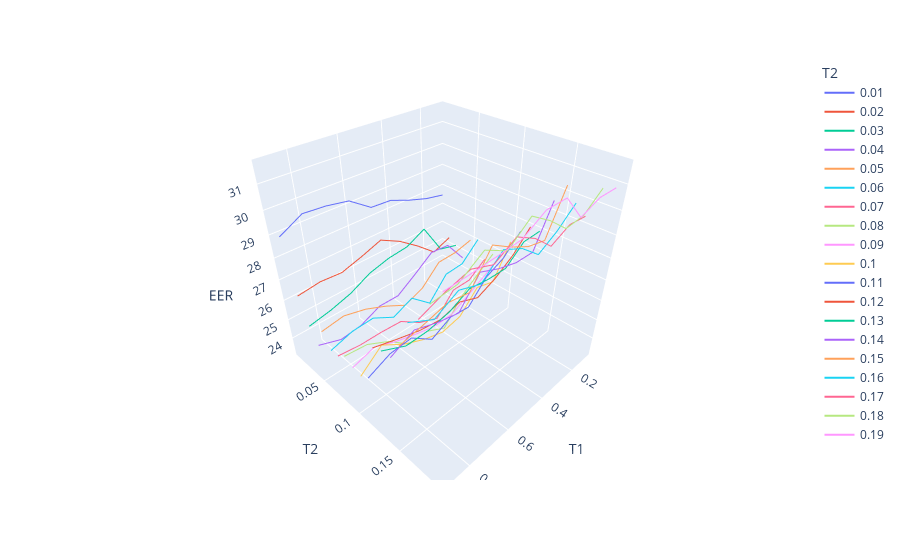

Notebook code cell kept with this figure:
### Code cell
fig = px.line_3d(eer, x='T1', y='T2', z='EER',color='T2')
fig.show()

### Figure 1 — Plotly figure (JSON) as saved in the notebook; plotly's stock layout.template omitted (floating-point values rounded to 4 significant figures)
{"data": [{"hovertemplate": "T2=%{y}<br>T1=%{x}<br>EER=%{z}<extra></extra>", "legendgroup": "0.01", "line": {"color": "#636efa", "dash": "solid"}, "marker": {"symbol": "circle"}, "mode": "lines", "name": "0.01", "scene": "scene", "showlegend": true, "type": "scatter3d", "x": [0.1, 0.2, 0.3, 0.4, 0.5, 0.6, 0.7, 0.8, 0.9], "y": [0.01, 0.01, 0.01, 0.01, 0.01, 0.01, 0.01, 0.01, 0.01], "z": [27.62, 27.81, 28.11, 28.48, 28.54, 29.22, 29.39, 29.46, 28.92]}, {"hovertemplate": "T2=%{y}<br>T1=%{x}<br>EER=%{z}<extra></extra>", "legendgroup": "0.02", "line": {"color": "#EF553B", "dash": "solid"}, "marker": {"symbol": "circle"}, "mode": "lines", "name": "0.02", "scene": "scene", "showlegend": true, "type": "scatter3d", "x": [0.1, 0.2, 0.3, 0.4, 0.5, 0.6, 0.7, 0.8, 0.9], "y": [0.02, 0.02, 0.02, 0.02, 0.02, 0.02, 0.02, 0.02, 0.02], "z": [25.48, 25.12, 25.93, 26.64, 27.16, 26.82, 26.53, 26.6, 26.47]}, {"hovertemplate": "T2=%{y}<br>T1=%{x}<br>EER=%{z}<extra></extra>", "legendgroup": "0.03", "line": {"color": "#00cc96", "dash": "solid"}, "marker": {"symbol": "circle"}, "mode": "lines", "name": "0.03", "scene": "scene", "showlegend": true, "type": "scatter3d", "x": [0.1, 0.2, 0.3, 0.4, 0.5, 0.6, 0.7, 0.8, 0.9], "y": [0.03, 0.03, 0.03, 0.03, 0.03, 0.03, 0.03, 0.03, 0.03], "z": [25.24, 25.5, 27.02, 26.56, 26.46, 26.21, 25.72, 25.42, 25.22]}, {"hovertemplate": "T2=%{y}<br>T1=%{x}<br>EER=%{z}<extra></extra>", "legendgroup": "0.04", "line": {"color": "#ab63fa", "dash": "solid"}, "marker": {"symbol": "circle"}, "mode": "lines", "name": "0.04", "scene": "scene", "showlegend": true, "type": "scatter3d", "x": [0.1, 0.2, 0.3, 0.4, 0.5, 0.6, 0.7, 0.8, 0.9], "y": [0.04, 0.04, 0.04, 0.04, 0.04, 0.04, 0.04, 0.04, 0.04], "z": [24.73, 25.91, 26, 25.32, 24.69, 24.7, 24.26, 24.14, 24.51]}, {"hovertemplate": "T2=%{y}<br>T1=%{x}<br>EER=%{z}<extra></extra>", "legendgroup": "0.05", "line": {"color": "#FFA15A", "dash": "solid"}, "marker": {"symbol": "circle"}, "mode": "lines", "name": "0.05", "scene": "scene", "showlegend": true, "type": "scatter3d", "x": [0.1, 0.2, 0.3, 0.4, 0.5, 0.6, 0.7, 0.8, 0.9], "y": [0.05, 0.05, 0.05, 0.05, 0.05, 0.05, 0.05, 0.05, 0.05], "z": [25.94, 25.72, 25.69, 24.8, 24.42, 24.97, 25.41, 25.68, 25.53]}, {"hovertemplate": "T2=%{y}<br>T1=%{x}<br>EER=%{z}<extra></extra>", "legendgroup": "0.06", "line": {"color": "#19d3f3", "dash": "solid"}, "marker": {"symbol": "circle"}, "mode": "lines", "name": "0.06", "scene": "scene", "showlegend": true, "type": "scatter3d", "x": [0.1, 0.2, 0.3, 0.4, 0.5, 0.6, 0.7, 0.8, 0.9], "y": [0.06, 0.06, 0.06, 0.06, 0.06, 0.06, 0.06, 0.06, 0.06], "z": [26.18, 25.33, 25.27, 24.21, 25.07, 24.64, 25.22, 25.17, 24.86]}, {"hovertemplate": "T2=%{y}<br>T1=%{x}<br>EER=%{z}<extra></extra>", "legendgroup": "0.07", "line": {"color": "#FF6692", "dash": "solid"}, "marker": {"symbol": "circle"}, "mode": "lines", "name": "0.07", "scene": "scene", "showlegend": true, "type": "scatter3d", "x": [0.1, 0.2, 0.3, 0.4, 0.5, 0.6, 0.7, 0.8, 0.9], "y": [0.07, 0.07, 0.07, 0.07, 0.07, 0.07, 0.07, 0.07, 0.07], "z": [25.3, 24.64, 24.63, 23.6, 23.99, 24.69, 24.76, 24.77, 24.9]}, {"hovertemplate": "T2=%{y}<br>T1=%{x}<br>EER=%{z}<extra></extra>", "legendgroup": "0.08", "line": {"color": "#B6E880", "dash": "solid"}, "marker": {"symbol": "circle"}, "mode": "lines", "name": "0.08", "scene": "scene", "showlegend": true, "type": "scatter3d", "x": [0.1, 0.2, 0.3, 0.4, 0.5, 0.6, 0.7, 0.8, 0.9], "y": [0.08, 0.08, 0.08, 0.08, 0.08, 0.08, 0.08, 0.08, 0.08], "z": [25.81, 25.16, 24.46, 23.31, 23.78, 23.72, 24.57, 25.1, 25.21]}, {"hovertemplate": "T2=%{y}<br>T1=%{x}<br>EER=%{z}<extra></extra>", "legendgroup": "0.09", "line": {"color": "#FF97FF", "dash": "solid"}, "marker": {"symbol": "circle"}, "mode": "lines", "name": "0.09", "scene": "scene", "showlegend": true, "type": "scatter3d", "x": [0.1, 0.2, 0.3, 0.4, 0.5, 0.6, 0.7, 0.8, 0.9], "y": [0.09, 0.09, 0.09, 0.09, 0.09, 0.09, 0.09, 0.09, 0.09], "z": [25.98, 25.4, 24.89, 24.4, 24.36, 24.59, 24.88, 25.28, 24.96]}, {"hovertemplate": "T2=%{y}<br>T1=%{x}<br>EER=%{z}<extra></extra>", "legendgroup": "0.1", "line": {"color": "#FECB52", "dash": "solid"}, "marker": {"symbol": "circle"}, "mode": "lines", "name": "0.1", "scene": "scene", "showlegend": true, "type": "scatter3d", "x": [0.1, 0.2, 0.3, 0.4, 0.5, 0.6, 0.7, 0.8, 0.9], "y": [0.1, 0.1, 0.1, 0.1, 0.1, 0.1, 0.1, 0.1, 0.1], "z": [26.87, 25.27, 25.52, 24.54, 24.32, 24.6, 25.04, 25.69, 24.86]}, {"hovertemplate": "T2=%{y}<br>T1=%{x}<br>EER=%{z}<extra></extra>", "legendgroup": "0.11", "line": {"color": "#636efa", "dash": "solid"}, "marker": {"symbol": "circle"}, "mode": "lines", "name": "0.11", "scene": "scene", "showlegend": true, "type": "scatter3d", "x": [0.1, 0.2, 0.3, 0.4, 0.5, 0.6, 0.7, 0.8, 0.9], "y": [0.11, 0.11, 0.11, 0.11, 0.11, 0.11, 0.11, 0.11, 0.11], "z": [27.59, 26.74, 26.3, 25.32, 25.42, 24.91, 25.66, 25.58, 25.12]}, {"hovertemplate": "T2=%{y}<br>T1=%{x}<br>EER=%{z}<extra></extra>", "legendgroup": "0.12", "line": {"color": "#EF553B", "dash": "solid"}, "marker": {"symbol": "circle"}, "mode": "lines", "name": "0.12", "scene": "scene", "showlegend": true, "type": "scatter3d", "x": [0.1, 0.2, 0.3, 0.4, 0.5, 0.6, 0.7, 0.8, 0.9], "y": [0.12, 0.12, 0.12, 0.12, 0.12, 0.12, 0.12, 0.12, 0.12], "z": [28, 27.09, 26.48, 26.07, 26.44, 26.19, 26.32, 26.59, 26.89]}, {"hovertemplate": "T2=%{y}<br>T1=%{x}<br>EER=%{z}<extra></extra>", "legendgroup": "0.13", "line": {"color": "#00cc96", "dash": "solid"}, "marker": {"symbol": "circle"}, "mode": "lines", "name": "0.13", "scene": "scene", "showlegend": true, "type": "scatter3d", "x": [0.1, 0.2, 0.3, 0.4, 0.5, 0.6, 0.7, 0.8, 0.9], "y": [0.13, 0.13, 0.13, 0.13, 0.13, 0.13, 0.13, 0.13, 0.13], "z": [27.99, 27.94, 27.19, 27.2, 27.32, 26.84, 26.62, 26.59, 27.07]}, {"hovertemplate": "T2=%{y}<br>T1=%{x}<br>EER=%{z}<extra></extra>", "legendgroup": "0.14", "line": {"color": "#ab63fa", "dash": "solid"}, "marker": {"symbol": "circle"}, "mode": "lines", "name": "0.14", "scene": "scene", "showlegend": true, "type": "scatter3d", "x": [0.1, 0.2, 0.3, 0.4, 0.5, 0.6, 0.7, 0.8, 0.9], "y": [0.14, 0.14, 0.14, 0.14, 0.14, 0.14, 0.14, 0.14, 0.14], "z": [29.54, 27.67, 27.68, 27.92, 28.29, 27.07, 27.27, 27.6, 27.1]}, {"hovertemplate": "T2=%{y}<br>T1=%{x}<br>EER=%{z}<extra></extra>", "legendgroup": "0.15", "line": {"color": "#FFA15A", "dash": "solid"}, "marker": {"symbol": "circle"}, "mode": "lines", "name": "0.15", "scene": "scene", "showlegend": true, "type": "scatter3d", "x": [0.1, 0.2, 0.3, 0.4, 0.5, 0.6, 0.7, 0.8, 0.9], "y": [0.15, 0.15, 0.15, 0.15, 0.15, 0.15, 0.15, 0.15, 0.15], "z": [30.33, 28.41, 28.61, 29.06, 29.61, 28.22, 28.38, 28.12, 27.9]}, {"hovertemplate": "T2=%{y}<br>T1=%{x}<br>EER=%{z}<extra></extra>", "legendgroup": "0.16", "line": {"color": "#19d3f3", "dash": "solid"}, "marker": {"symbol": "circle"}, "mode": "lines", "name": "0.16", "scene": "scene", "showlegend": true, "type": "scatter3d", "x": [0.1, 0.2, 0.3, 0.4, 0.5, 0.6, 0.7, 0.8, 0.9], "y": [0.16, 0.16, 0.16, 0.16, 0.16, 0.16, 0.16, 0.16, 0.16], "z": [29.77, 29.01, 28.48, 29.21, 29.64, 28.81, 29.13, 28.6, 29.12]}, {"hovertemplate": "T2=%{y}<br>T1=%{x}<br>EER=%{z}<extra></extra>", "legendgroup": "0.17", "line": {"color": "#FF6692", "dash": "solid"}, "marker": {"symbol": "circle"}, "mode": "lines", "name": "0.17", "scene": "scene", "showlegend": true, "type": "scatter3d", "x": [0.1, 0.2, 0.3, 0.4, 0.5, 0.6, 0.7, 0.8, 0.9], "y": [0.17, 0.17, 0.17, 0.17, 0.17, 0.17, 0.17, 0.17, 0.17], "z": [29.4, 29.47, 29.04, 29.81, 30.32, 29.79, 30.14, 29.89, 29.52]}, {"hovertemplate": "T2=%{y}<br>T1=%{x}<br>EER=%{z}<extra></extra>", "legendgroup": "0.18", "line": {"color": "#B6E880", "dash": "solid"}, "marker": {"symbol": "circle"}, "mode": "lines", "name": "0.18", "scene": "scene", "showlegend": true, "type": "scatter3d", "x": [0.1, 0.2, 0.3, 0.4, 0.5, 0.6, 0.7, 0.8, 0.9], "y": [0.18, 0.18, 0.18, 0.18, 0.18, 0.18, 0.18, 0.18, 0.18], "z": [30.69, 30.02, 29.94, 30.66, 31.23, 30.5, 31, 30.4, 30.31]}, {"hovertemplate": "T2=%{y}<br>T1=%{x}<br>EER=%{z}<extra></extra>", "legendgroup": "0.19", "line": {"color": "#FF97FF", "dash": "solid"}, "marker": {"symbol": "circle"}, "mode": "lines", "name": "0.19", "scene": "scene", "showlegend": true, "type": "scatter3d", "x": [0.1, 0.2, 0.3, 0.4, 0.5, 0.6, 0.7, 0.8, 0.9], "y": [0.19, 0.19, 0.19, 0.19, 0.19, 0.19, 0.19, 0.19, 0.19], "z": [30.86, 30.87, 30.54, 31.61, 31.61, 31.09, 31.03, 30.98, 30.96]}], "layout": {"legend": {"title": {"text": "T2"}, "tracegroupgap": 0}, "margin": {"t": 60}, "scene": {"domain": {"x": [0, 1], "y": [0, 1]}, "xaxis": {"title": {"text": "T1"}}, "yaxis": {"categoryarray": [0.01, 0.02, 0.03, 0.04, 0.05, 0.06, 0.07, 0.08, 0.09, 0.1, 0.11, 0.12, 0.13, 0.14, 0.15, 0.16, 0.17, 0.18, 0.19], "categoryorder": "array", "title": {"text": "T2"}}, "zaxis": {"title": {"text": "EER"}}}}}
